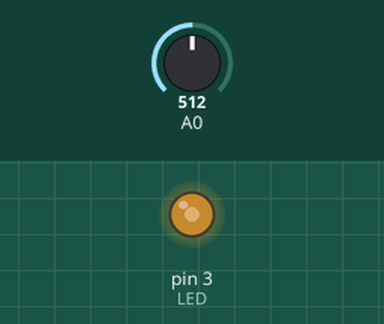
Simulated run of this sketch. Board: Arduino Uno, built with avr-gcc and run on an emulated ATmega328P. Parts: output pins drawn as LEDs (lit = HIGH). The test bench sets the inputs (shaded band); at power-on: A0 = 512.

Above: at 1.2 s.
1.3 s: A0 set to 716
At 1.6 s:
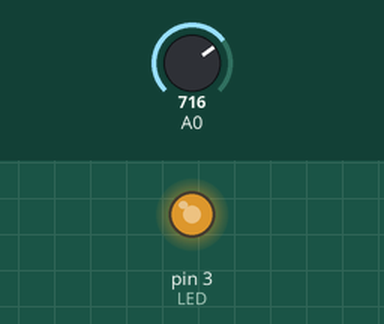
2.8 s: A0 set to 900
At 3.9 s:
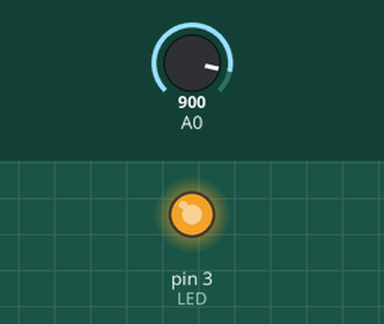
4.3 s: A0 set to 122
At 5.0 s:
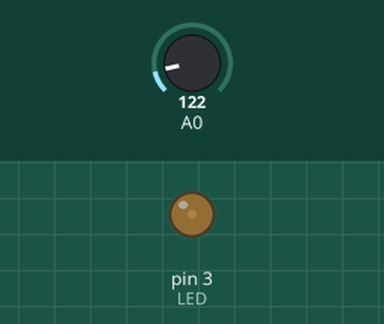
5.8 s: A0 set to 0
At 6.4 s:
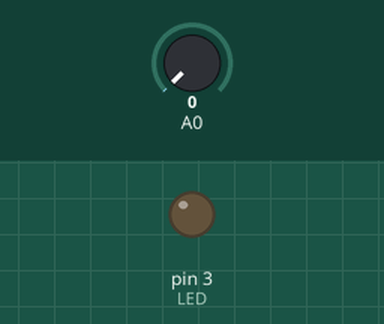
Timing chart, 0 to 8.3 s (numbered marks = the images above; inputs shaded):
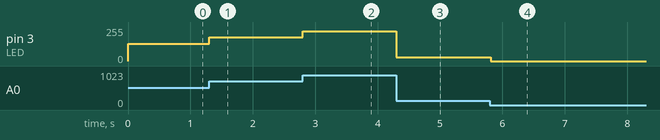

Measured:
- after the input at 1.3 s, pin 3 (LED): 128/255 → 179/255 at once
- after the input at 2.8 s, pin 3 (LED): 179/255 → 225/255 at once
- after the input at 4.3 s, pin 3 (LED): 225/255 → 30/255 at once
- after the input at 5.8 s, pin 3 (LED): 30/255 → 0/255 at once

The sketch:

app.ino
```cpp
int LED = 3;
void setup() {
pinMode(LED, OUTPUT);
}
void loop() {
int readVal = analogRead(A0);
int brightVal = readVal / 4;
analogWrite(LED, brightVal);
delay(10);
}
```
